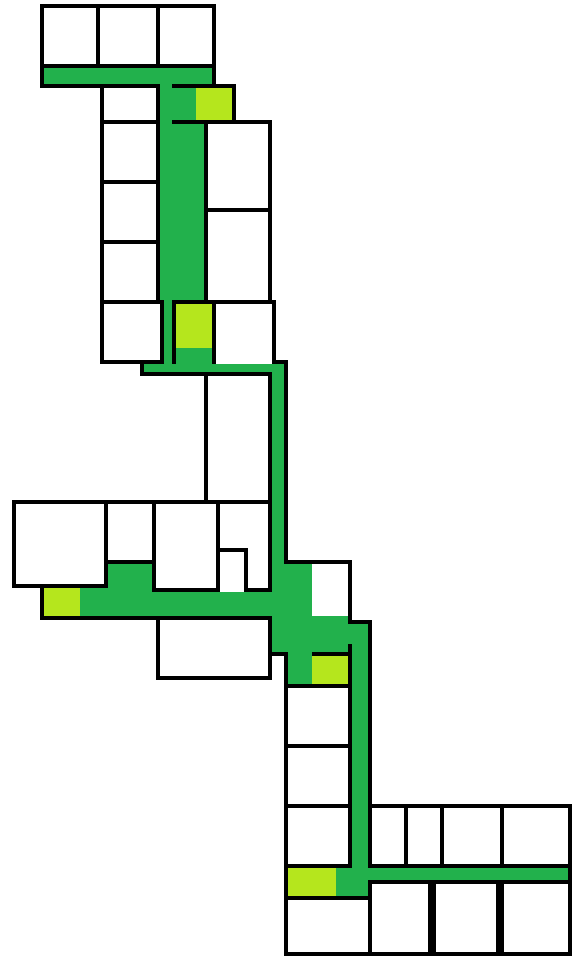

Tiled map render using the project's own tile images. Description and the map definition, with tile-layer contents summarised, below:
An orthogonal 144x242 tile map with 4x4 px tiles, 13 tile layers (sol, COULOIR_A, COULOIR_B, COULOIR_N, ...), 2 tilesets.

<map version="1.10" tiledversion="1.11.2" orientation="orthogonal" renderorder="right-down" width="144" height="242" tilewidth="4" tileheight="4" infinite="0" nextlayerid="24" nextobjectid="8">
 <tileset firstgid="1" source="4X4.tsx" />
 <tileset firstgid="4" source="4X12.tsx" />
 <layer id="1" name="sol" width="144" height="242" locked="1">
  <data>[34848 cells, 34848 non-empty, 1 distinct tile ids]</data>
 </layer>
 <layer id="13" name="COULOIR_A" width="144" height="242" locked="1">
  <data>[34848 cells, 168 non-empty, 1 distinct tile ids]</data>
 </layer>
 <layer id="14" name="COULOIR_B" width="144" height="242" locked="1">
  <data>[34848 cells, 594 non-empty, 1 distinct tile ids]</data>
 </layer>
 <layer id="15" name="COULOIR_N" width="144" height="242" locked="1">
  <data>[34848 cells, 250 non-empty, 1 distinct tile ids]</data>
 </layer>
 <layer id="16" name="COULOIR_C" width="144" height="242" locked="1">
  <data>[34848 cells, 502 non-empty, 1 distinct tile ids]</data>
 </layer>
 <layer id="17" name="COULOIR_D" width="144" height="242" locked="1">
  <data>[34848 cells, 524 non-empty, 1 distinct tile ids]</data>
 </layer>
 <layer id="18" name="COULOIR_E" width="144" height="242" locked="1">
  <data>[34848 cells, 150 non-empty, 1 distinct tile ids]</data>
 </layer>
 <layer id="19" name="ESCALIER_1" width="144" height="242" locked="1">
  <data>[34848 cells, 72 non-empty, 1 distinct tile ids]</data>
 </layer>
 <layer id="20" name="ESCALIER_2" width="144" height="242" locked="1">
  <data>[34848 cells, 99 non-empty, 1 distinct tile ids]</data>
 </layer>
 <layer id="21" name="ESCALIER_3" width="144" height="242" locked="1">
  <data>[34848 cells, 63 non-empty, 1 distinct tile ids]</data>
 </layer>
 <layer id="22" name="ESCALIER_4" width="144" height="242" locked="1">
  <data>[34848 cells, 63 non-empty, 1 distinct tile ids]</data>
 </layer>
 <layer id="23" name="ESCALIER_8" width="144" height="242" locked="1">
  <data>[34848 cells, 84 non-empty, 1 distinct tile ids]</data>
 </layer>
 <layer id="3" name="murs" width="144" height="242" locked="1">
  <data>[34848 cells, 1829 non-empty, 1 distinct tile ids]</data>
 </layer>
</map>
